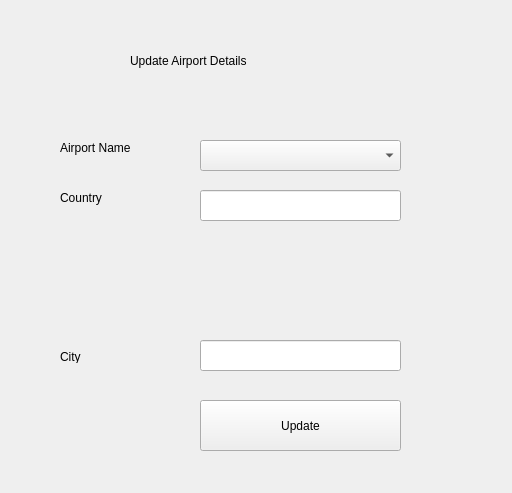
<?xml version="1.0" encoding="UTF-8"?>
<ui version="4.0">
 <class>Form</class>
 <widget class="QWidget" name="Form">
  <property name="geometry">
   <rect>
    <x>0</x>
    <y>0</y>
    <width>512</width>
    <height>493</height>
   </rect>
  </property>
  <property name="windowTitle">
   <string>Form</string>
  </property>
  <widget class="QLabel" name="label">
   <property name="geometry">
    <rect>
     <x>130</x>
     <y>40</y>
     <width>271</width>
     <height>41</height>
    </rect>
   </property>
   <property name="styleSheet">
    <string notr="true">font: 20pt &quot;MS Shell Dlg 2&quot;;</string>
   </property>
   <property name="text">
    <string>Update Airport Details</string>
   </property>
  </widget>
  <widget class="QLabel" name="label_2">
   <property name="geometry">
    <rect>
     <x>60</x>
     <y>140</y>
     <width>101</width>
     <height>16</height>
    </rect>
   </property>
   <property name="styleSheet">
    <string notr="true">font: 12pt &quot;MS Shell Dlg 2&quot;;</string>
   </property>
   <property name="text">
    <string>Airport Name</string>
   </property>
  </widget>
  <widget class="QLabel" name="label_3">
   <property name="geometry">
    <rect>
     <x>60</x>
     <y>190</y>
     <width>71</width>
     <height>16</height>
    </rect>
   </property>
   <property name="styleSheet">
    <string notr="true">font: 12pt &quot;MS Shell Dlg 2&quot;;</string>
   </property>
   <property name="text">
    <string>Country</string>
   </property>
  </widget>
  <widget class="QLabel" name="label_5">
   <property name="geometry">
    <rect>
     <x>60</x>
     <y>350</y>
     <width>47</width>
     <height>13</height>
    </rect>
   </property>
   <property name="styleSheet">
    <string notr="true">font: 12pt &quot;MS Shell Dlg 2&quot;;</string>
   </property>
   <property name="text">
    <string>City</string>
   </property>
  </widget>
  <widget class="QComboBox" name="cb1">
   <property name="geometry">
    <rect>
     <x>200</x>
     <y>140</y>
     <width>201</width>
     <height>31</height>
    </rect>
   </property>
   <property name="styleSheet">
    <string notr="true">font: 12pt &quot;MS Shell Dlg 2&quot;;</string>
   </property>
  </widget>
  <widget class="QLineEdit" name="tb1">
   <property name="geometry">
    <rect>
     <x>200</x>
     <y>190</y>
     <width>201</width>
     <height>31</height>
    </rect>
   </property>
   <property name="styleSheet">
    <string notr="true">font: 12pt &quot;MS Shell Dlg 2&quot;;</string>
   </property>
  </widget>
  <widget class="QLineEdit" name="tb2">
   <property name="geometry">
    <rect>
     <x>200</x>
     <y>340</y>
     <width>201</width>
     <height>31</height>
    </rect>
   </property>
   <property name="styleSheet">
    <string notr="true">font: 12pt &quot;MS Shell Dlg 2&quot;;</string>
   </property>
  </widget>
  <widget class="QPushButton" name="b1">
   <property name="geometry">
    <rect>
     <x>200</x>
     <y>400</y>
     <width>201</width>
     <height>51</height>
    </rect>
   </property>
   <property name="styleSheet">
    <string notr="true">font: 12pt &quot;MS Shell Dlg 2&quot;;</string>
   </property>
   <property name="text">
    <string>Update</string>
   </property>
  </widget>
 </widget>
 <resources/>
 <connections/>
</ui>
